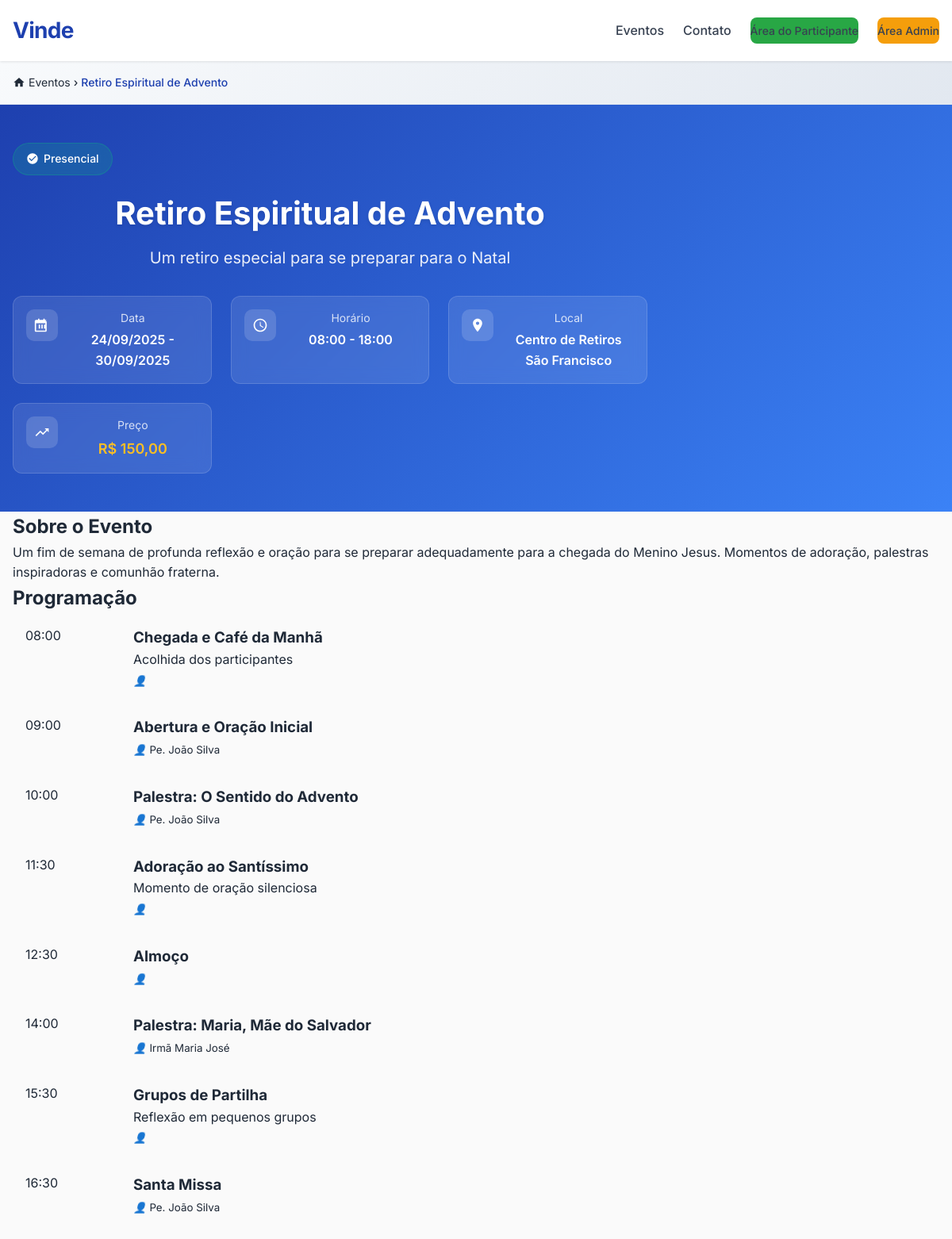
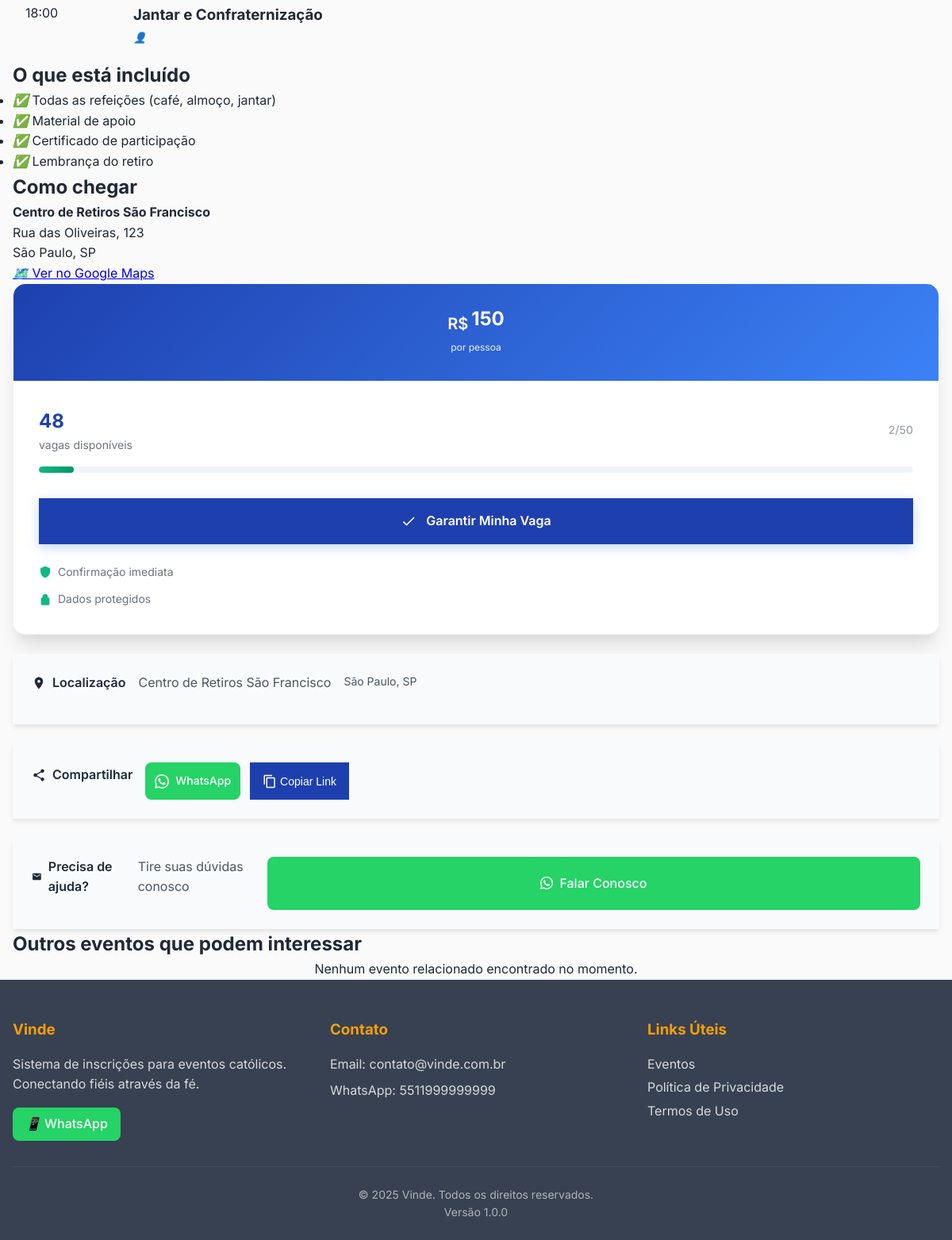
The page /evento/1 on the database its author committed (2 pictures, top to bottom).
### tables this page shows
CREATE TABLE IF NOT EXISTS `eventos` (
  `id` int(11) NOT NULL AUTO_INCREMENT,
  `nome` varchar(200) NOT NULL,
  `slug` varchar(200) NOT NULL,
  `descricao` text DEFAULT NULL,
  `descricao_completa` text DEFAULT NULL,
  `data_inicio` date NOT NULL,
  `data_fim` date DEFAULT NULL,
  `horario_inicio` time DEFAULT NULL,
  `horario_fim` time DEFAULT NULL,
  `local` varchar(200) NOT NULL,
  `endereco` text DEFAULT NULL,
  `cidade` varchar(100) NOT NULL,
  `estado` varchar(2) DEFAULT 'SP',
  `valor` decimal(10,2) NOT NULL DEFAULT 0.00,
  `limite_participantes` int(11) NOT NULL DEFAULT 100,
  `tipo` enum('presencial','online','hibrido') DEFAULT 'presencial',
  `status` enum('ativo','inativo','finalizado','esgotado') DEFAULT 'ativo',
  `programacao` longtext DEFAULT NULL CHECK (json_valid(`programacao`)),
  `inclui` longtext DEFAULT NULL CHECK (json_valid(`inclui`)),
  `imagem` varchar(255) DEFAULT NULL,
  `criado_em` timestamp NOT NULL DEFAULT current_timestamp(),
  `atualizado_em` timestamp NOT NULL DEFAULT current_timestamp() ON UPDATE current_timestamp(),
  PRIMARY KEY (`id`),
  UNIQUE KEY `slug` (`slug`),
  KEY `idx_slug` (`slug`),
  KEY `idx_status` (`status`),
  KEY `idx_data_inicio` (`data_inicio`),
  KEY `idx_cidade` (`cidade`),
  KEY `idx_tipo` (`tipo`),
  KEY `idx_eventos_data_status` (`data_inicio`,`status`)
);

### evento.php (the view, shortened to what the rows shown need)
<?php
require_once 'includes/init.php';
if (isset($_GET['id']) && !empty($_GET['id'])) {
    $evento_id = (int) $_GET['id'];
    $evento = buscar_um("
        SELECT e.*,
               COUNT(p.id) as total_inscritos,
               (e.limite_participantes - COUNT(p.id)) as vagas_restantes
        FROM eventos e
        LEFT JOIN participantes p ON e.id = p.evento_id AND p.status != 'cancelado'
        WHERE e.id = ? AND e.status = 'ativo'
        GROUP BY e.id
    ", [$evento_id]);
} else {
    exibir_erro_404();
}
$programacao = $evento['programacao'] ? json_decode($evento['programacao'], true) : [];
$inclui = $evento['inclui'] ? json_decode($evento['inclui'], true) : [];
?>
<main class="evento-main">
    <nav class="evento-breadcrumb">
        <div class="container">
            <div class="breadcrumb-content">
                <a href="<?= SITE_URL ?>" class="breadcrumb-link">
                    <svg width="16" height="16" viewBox="0 0 24 24" fill="currentColor">
                        <path d="M10 20v-6h4v6h5v-8h3L12 3 2 12h3v8z"/>
                    </svg>
                    Eventos
                </a>
                <span class="breadcrumb-separator">›</span>
                <span class="breadcrumb-current"><?= htmlspecialchars($evento['nome']) ?></span>
            </div>
        </div>
    </nav>
    <section class="evento-hero-premium">
        <div class="container">
            <div class="hero-content">
                <div class="hero-badges">
                    <span class="hero-badge hero-badge-<?= $evento['tipo'] ?>">
                        <svg width="16" height="16" viewBox="0 0 24 24" fill="currentColor">
                            <path d="M12 2C6.48 2 2 6.48 2 12s4.48 10 10 10 10-4.48 10-10S17.52 2 12 2zm-2 15l-5-5 1.41-1.41L10 14.17l7.59-7.59L19 8l-9 9z"/>
                        </svg>
                        <?= ucfirst($evento['tipo']) ?>
                    </span>
                </div>
                <h1 class="hero-title"><?= htmlspecialchars($evento['nome']) ?></h1>
                <p class="hero-description"><?= htmlspecialchars($evento['descricao']) ?></p>
                <div class="hero-quick-info">
                    <div class="quick-info-grid">
                        <div class="quick-info-item">
                            <div class="quick-info-content">
                                <span class="quick-info-label">Data</span>
                                <span class="quick-info-value">
                                    <?= formatar_data($evento['data_inicio']) ?>
                                    <?php if ($evento['data_fim'] && $evento['data_fim'] !== $evento['data_inicio']): ?>
                                        - <?= formatar_data($evento['data_fim']) ?>
                                    <?php endif; ?>
                                </span>
                            </div>
                        </div>
                        <?php if ($evento['horario_inicio']): ?>
                        <div class="quick-info-item">
                            <div class="quick-info-icon">
                                <svg width="20" height="20" viewBox="0 0 24 24" fill="currentColor">
                                    <path d="M11.99 2C6.47 2 2 6.48 2 12s4.47 10 9.99 10C17.52 22 22 17.52 22 12S17.52 2 11.99 2zM12 20c-4.42 0-8-3.58-8-8s3.58-8 8-8 8 3.58 8 8-3.58 8-8 8z"/>
                                    <path d="m12.5 7-1 0 0 6 4.75 2.85.75-1.23-4-2.37z"/>
                                </svg>
                            </div>
                            <div class="quick-info-content">
                                <span class="quick-info-label">Horário</span>
                                <span class="quick-info-value">
                                    <?= date('H:i', strtotime($evento['horario_inicio'])) ?>
                                    <?php if ($evento['horario_fim']): ?>
                                        - <?= date('H:i', strtotime($evento['horario_fim'])) ?>
                                    <?php endif; ?>
                                </span>
                            </div>
                        </div>
                        <?php endif; ?>
                        <div class="quick-info-item">
                            <div class="quick-info-content">
                                <span class="quick-info-label">Local</span>
                                <span class="quick-info-value"><?= htmlspecialchars($evento['local']) ?></span>
                            </div>
                        </div>
                        <div class="quick-info-item">
                            <div class="quick-info-content">
                                <span class="quick-info-label">Preço</span>
                                <span class="quick-info-value quick-info-price">
                                    <?= $evento['valor'] > 0 ? formatar_dinheiro($evento['valor']) : 'Gratuito' ?>
                                </span>
                            </div>
                        </div>
                    </div>
                </div>
            </div>
        </div>
    </section>
    <section class="evento-conteudo">
        <div class="container">
            <div class="evento-layout">
                <div class="evento-principal">
                    <?php if ($evento['descricao_completa']): ?>
                    <div class="evento-secao">
                        <h2>Sobre o Evento</h2>
                        <div class="texto-formatado">
                            <?= nl2br(htmlspecialchars($evento['descricao_completa'])) ?>
                        </div>
                    </div>
                    <?php endif; ?>
                    <?php if (!empty($programacao)): ?>
                    <div class="evento-secao">
                        <h2>Programação</h2>
                    </div>
                    <?php endif; ?>
                    <?php if (!empty($inclui)): ?>
                    <div class="evento-secao">
                        <h2>O que está incluído</h2>
                        <ul class="lista-incluso">
                            <?php foreach ($inclui as $item): ?>
                                <li>
                                    <i class="icon-check"></i>
                                    <?= htmlspecialchars($item) ?>
                                </li>
                            <?php endforeach; ?>
                        </ul>
                    </div>
                    <?php endif; ?>
                    <?php if ($evento['endereco']): ?>
                    <div class="evento-secao">
                        <h2>Como chegar</h2>
                        <div class="endereco">
                            <p><strong><?= htmlspecialchars($evento['local']) ?></strong></p>
                            <p><?= htmlspecialchars($evento['endereco']) ?></p>
                            <p><?= htmlspecialchars($evento['cidade']) ?>, <?= $evento['estado'] ?></p>
                            <a href="https://maps.google.com/?q=<?= urlencode($evento['endereco'] . ', ' . $evento['cidade'] . ', ' . $evento['estado']) ?>"
                               target="_blank"
                               class="btn-mapa">
                                <i class="icon-map"></i>
                                Ver no Google Maps
                            </a>
                        </div>
                    </div>
                    <?php endif; ?>
                </div>
                <aside class="evento-sidebar-premium">
                    <div class="inscricao-card-premium">
                        <div class="card-header-premium">
                            <div class="price-display">
                                <?php if ($evento['valor'] > 0): ?>
                                    <div class="price-main">
                                        <span class="price-currency">R$</span>
                                        <span class="price-value"><?= number_format($evento['valor'], 0, ',', '.') ?></span>
                                    </div>
                                    <span class="price-label">por pessoa</span>
                                <?php else: ?>
                                    <div class="price-free">
                                        <span class="free-badge">Gratuito</span>
                                    </div>
                                <?php endif; ?>
                            </div>
                        </div>
                        <div class="card-body-premium">
                            <div class="availability-section">
                                <div class="availability-header">
                                    <div class="total-spots">
                                        <span><?= $evento['total_inscritos'] ?>/<?= $evento['limite_participantes'] ?></span>
                                    </div>
                                </div>
                            </div>
                        </div>
                    </div>
                    <div class="info-cards-premium">
                        <div class="info-card-premium">
                            <h4>
                                <svg width="18" height="18" viewBox="0 0 24 24" fill="currentColor">
                                    <path d="M12 2C8.13 2 5 5.13 5 9c0 5.25 7 13 7 13s7-7.75 7-13c0-3.87-3.13-7-7-7zm0 9.5c-1.38 0-2.5-1.12-2.5-2.5s1.12-2.5 2.5-2.5 2.5 1.12 2.5 2.5-1.12 2.5-2.5 2.5z"/>
                                </svg>
                                Localização
                            </h4>
                            <p><?= htmlspecialchars($evento['local']) ?></p>
                            <p class="text-muted"><?= htmlspecialchars($evento['cidade']) ?>, <?= $evento['estado'] ?></p>
                        </div>
                    </div>
                </aside>
            </div>
        </div>
    </section>
    <section class="eventos-relacionados">
        <div class="container">
            <h2>Outros eventos que podem interessar</h2>
        </div>
    </section>
</main>

### rows shown on the page
eventos: nome "Retiro Espiritual de Advento", tipo "Presencial", descricao "Um retiro especial para se preparar para o Natal", data_inicio "24/09/2025", data_fim "30/09/2025", horario_inicio "08:00", horario_fim "18:00", local "Centro de Retiros São Francisco", valor "R$ 150,00", descricao_completa "Um fim de semana de profunda reflexão e oração para se preparar adequadamente para a chegada do Menino Jesus. Momentos de adoração, palestras inspiradoras e comunhão fraterna.", inclui "Todas as refeições (café, almoço, jantar)", inclui "Material de apoio", inclui "Certificado de participação", inclui "Lembrança do retiro", endereco "Rua das Oliveiras, 123", cidade "São Paulo", estado "SP", valor "150", limite_participantes "50"

### other values the page prints
$item['horario'] "08:00"
$item['titulo'] "Chegada e Café da Manhã"
$item['descricao'] "Acolhida dos participantes"
$item['horario'] "09:00"
$item['titulo'] "Abertura e Oração Inicial"
$item['palestrante'] "Pe. João Silva"
$item['horario'] "10:00"
$item['titulo'] "Palestra: O Sentido do Advento"
$item['horario'] "11:30"
$item['titulo'] "Adoração ao Santíssimo"
$item['descricao'] "Momento de oração silenciosa"
$item['horario'] "12:30"
$item['titulo'] "Almoço"
$item['horario'] "14:00"
$item['titulo'] "Palestra: Maria, Mãe do Salvador"
